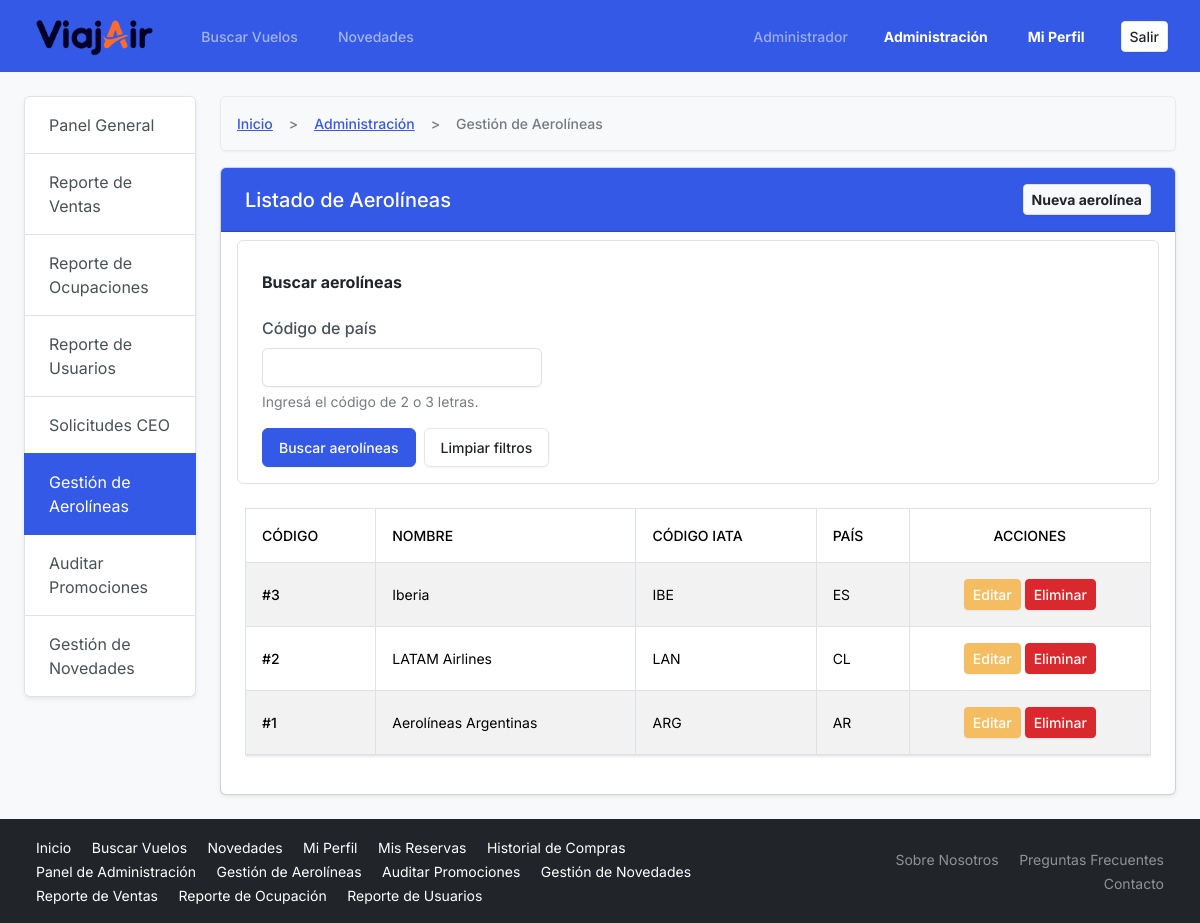
Screenshot of /admin/aerolineas/abm_aerolineas.php (signed in) with the database file from the repository.
### tables this page shows
CREATE TABLE AEROLINEAS (
    codAerolinea INT AUTO_INCREMENT PRIMARY KEY,
    nombreAerolinea VARCHAR(100) NOT NULL,
    codigoIATA VARCHAR(3) NOT NULL,
    descripcionAerolinea VARCHAR(200) NOT NULL,
    codPais VARCHAR(3) NOT NULL
);

### admin/aerolineas/abm_aerolineas.php (the view, shortened to what this page needs)
<?php
require '../../includes/conexion.php';
$porPagina = 5;
$pagina = filter_input(INPUT_GET, 'pagina', FILTER_VALIDATE_INT);
if ($pagina === false || $pagina === null || $pagina < 1) {
    $pagina = 1;
}
$filtroPais = filter_input(INPUT_GET, 'codPais', FILTER_UNSAFE_RAW);
$filtroPais = is_string($filtroPais) ? strtoupper(trim($filtroPais)) : '';
if (!preg_match('/^[A-Z]{2,3}$/', $filtroPais)) {
    $filtroPais = '';
}
$wherePais = $filtroPais !== '' ? ' WHERE codPais = ?' : '';
$stmtConteo = $conexion->prepare('SELECT COUNT(*) AS total FROM AEROLINEAS' . $wherePais);
$stmtConteo->execute();
$totalRegistros = (int) $stmtConteo->get_result()->fetch_assoc()['total'];
$totalPaginas = max(1, (int) ceil($totalRegistros / $porPagina));
$pagina = min($pagina, $totalPaginas);
$offset = ($pagina - 1) * $porPagina;
$stmt = $conexion->prepare(
    'SELECT codAerolinea, nombreAerolinea, codigoIATA, descripcionAerolinea, codPais
     FROM AEROLINEAS' . $wherePais . ' ORDER BY codAerolinea DESC LIMIT ? OFFSET ?'
);
if ($filtroPais !== '') {
    $stmt->bind_param('sii', $filtroPais, $porPagina, $offset);
} else {
    $stmt->bind_param('ii', $porPagina, $offset);
}
$stmt->execute();
$resultado = $stmt->get_result();
require '../../includes/header.php';
?>
<div class="row">
    <?php
    require '../sidebar_admin.php';
    ?>
    <div class="col-md-9 col-lg-10">
        <nav aria-label="breadcrumb">
            <ol class="breadcrumb">
                <li class="breadcrumb-item"><a href="/tpi/index.php">Inicio</a></li>
                <li class="breadcrumb-item"><a href="/tpi/admin/dashboard.php">Administración</a></li>
                <li class="breadcrumb-item active" aria-current="page">Gestión de Aerolíneas</li>
            </ol>
        </nav>
        <div class="card shadow-sm">
            <div class="card-header bg-primary text-white d-flex justify-content-between align-items-center py-3">
                <h1 class="h5 mb-0">Listado de Aerolíneas</h1>
                <a href="form_aerolinea.php" class="btn btn-light btn-sm fw-bold">Nueva aerolínea</a>
            </div>
            <div class="card-body p-4">
                <form action="abm_aerolineas.php" method="GET" class="mb-4">
                    <fieldset class="row g-3 align-items-end border rounded p-3">
                        <legend class="h6 fw-bold text-dark">Buscar aerolíneas</legend>
                        <div class="col-12 col-md-6 col-lg-4">
                            <label for="codPais" class="form-label">Código de país</label>
                            <input type="text" id="codPais" name="codPais" class="form-control"
                                   value="<?= htmlspecialchars($filtroPais, ENT_QUOTES | ENT_SUBSTITUTE, 'UTF-8'); ?>"
                                   maxlength="3" pattern="[A-Za-z]{2,3}"
                                   aria-describedby="codPais-ayuda">
                            <div id="codPais-ayuda" class="form-text">Ingresá el código de 2 o 3 letras.</div>
                        </div>
                        <div class="col-12 d-flex gap-2">
                            <button type="submit" class="btn btn-primary">Buscar aerolíneas</button>
                            <a href="abm_aerolineas.php" class="btn btn-outline-secondary">Limpiar filtros</a>
                        </div>
                    </fieldset>
                </form>
                <div class="table-responsive">
                    <table class="table table-striped table-bordered table-hover align-middle"
                           aria-labelledby="titulo-tabla-aerolineas">
                        <thead>
                            <tr>
                                <th scope="col">Código</th>
                                <th scope="col">Nombre</th>
                                <th scope="col">Código IATA</th>
                                <th scope="col">País</th>
                                <th scope="col" class="text-center">Acciones</th>
                            </tr>
                        </thead>
                        <tbody>
                            <?php if ($resultado->num_rows > 0): ?>
                                <?php while ($aerolinea = $resultado->fetch_assoc()): ?>
                                    <?php $idAerolinea = (int) $aerolinea['codAerolinea']; ?>
                                    <tr>
                                        <th scope="row">#<?= $idAerolinea; ?></th>
                                        <td><?= htmlspecialchars($aerolinea['nombreAerolinea'], ENT_QUOTES | ENT_SUBSTITUTE, 'UTF-8'); ?></td>
                                        <td><?= htmlspecialchars($aerolinea['codigoIATA'], ENT_QUOTES | ENT_SUBSTITUTE, 'UTF-8'); ?></td>
                                        <td><?= htmlspecialchars($aerolinea['codPais'], ENT_QUOTES | ENT_SUBSTITUTE, 'UTF-8'); ?></td>
                                        <td class="text-center text-nowrap">
                                            <a href="form_aerolinea.php?id=<?= $idAerolinea; ?>" class="btn btn-sm btn-warning">
                                                Editar <span class="visually-hidden">aerolínea <?= $idAerolinea; ?></span>
                                            </a>
                                            <button type="button" class="btn btn-sm btn-danger"
                                                    data-bs-toggle="modal"
                                                    data-bs-target="#modalEliminarAerolinea<?= $idAerolinea; ?>">
                                                Eliminar <span class="visually-hidden">aerolínea <?= $idAerolinea; ?></span>
                                            </button>
                                        </td>
                                    </tr>
                                <?php endwhile; ?>
                            <?php else: ?>
                                <tr><td colspan="5" class="text-center">No hay aerolíneas registradas.</td></tr>
                            <?php endif; ?>
                        </tbody>
                    </table>
                </div>
            </div>
        </div>
    </div>
</div>
<?php require '../../includes/footer.php'; ?>

### assets/css/styles.css (style rules this page uses)
html { overflow-y: scroll; }
html, body { max-width: 100%; overflow-x: clip; }
:is(a, button, input, select, textarea, .btn, .page-link, .accordion-button):focus-visible { outline: 3px solid #060b26; outline-offset: 2px; }

### rows the page displays
aerolineas: codAerolinea "3", nombreAerolinea "Iberia", codigoIATA "IBE", codPais "ES"
aerolineas: codAerolinea "2", nombreAerolinea "LATAM Airlines", codigoIATA "LAN", codPais "CL"
aerolineas: codAerolinea "1", nombreAerolinea "Aerolíneas Argentinas", codigoIATA "ARG", codPais "AR"

### other values shown
explode(' ', trim($nameLogin))[0] "Administrador"
